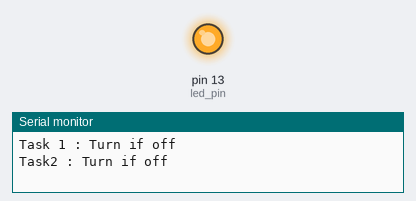
A program run on a simulated Arduino Mega 2560, built with avr-gcc and run on an emulated ATmega2560. On the bench: output pins drawn as LEDs (lit = HIGH), the last lines printed to the serial monitor.

Above: at 0.2 s.
At 35.3 s:
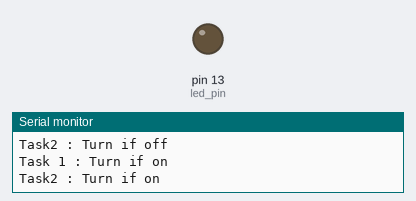
Timing chart, 0 to 38.6 s (numbered marks = the images above):
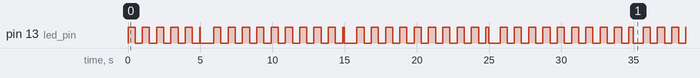

The program:

main.cpp
```cpp
#include <Arduino.h>
#include <Arduino_FreeRTOS.h>
#include <semphr.h>
/**
 * Date: October 4, 2021
 * Author: Liya Norng
 *
 * Using mega 2560 board using freertos create two thread to toggle the built in LED on and off.
 *
 */

// Pins
static const int led_pin = LED_BUILTIN;

// Our task: blink an LED
void task1(void *parameter) {
  while(1) {
    digitalWrite(led_pin, HIGH);
    Serial.println("Task 1 : Turn if off");
    vTaskDelay(5000 / portTICK_PERIOD_MS);
    digitalWrite(led_pin, LOW);
    Serial.println("Task 1 : Turn if on");
    vTaskDelay(5000 / portTICK_PERIOD_MS);
  }
}

void task2(void *parameter) {
  while(1) {
    digitalWrite(led_pin, HIGH);
    Serial.println("Task2 : Turn if off");
    vTaskDelay(500 / portTICK_PERIOD_MS);
    digitalWrite(led_pin, LOW);
    Serial.println("Task2 : Turn if on");
    vTaskDelay(500 / portTICK_PERIOD_MS);
  }
}

void setup() {

  // Configure pin
  Serial.begin(9600);
  pinMode(led_pin, OUTPUT);
  xTaskCreate(task1,   // Function to be called
   "Task1",  //Name of the task to be called
   1024, // Stack size
   NULL, // Parameter to pass to function
   1,  // Task priority (0 to configMAX_PRIORITIES - 1)
   NULL // Task handle
   );
  xTaskCreate(task2, "Task2", 1024, NULL, 1, NULL);
}

void loop() {
  // Do nothing

  // setup() and loop() run in their own task with priority 1
}
```

Measured:
- by itself, pin 13 (led_pin): moves between LOW and HIGH, repeating every 29.7 s
- by itself, everything shown: repeats every 29.7 s, in 60 steps
